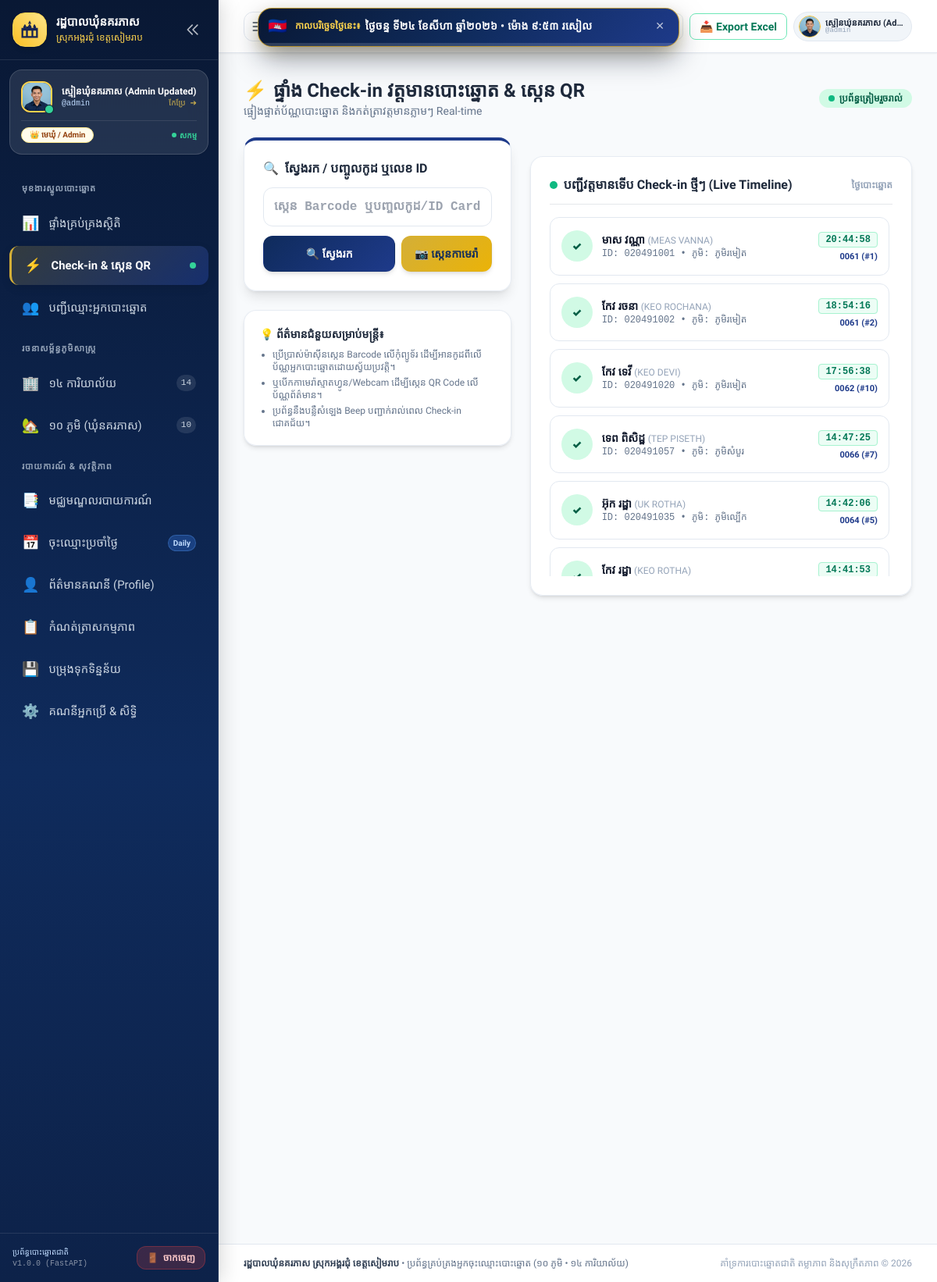
The page /checkin (signed in) on the database as committed earlier.
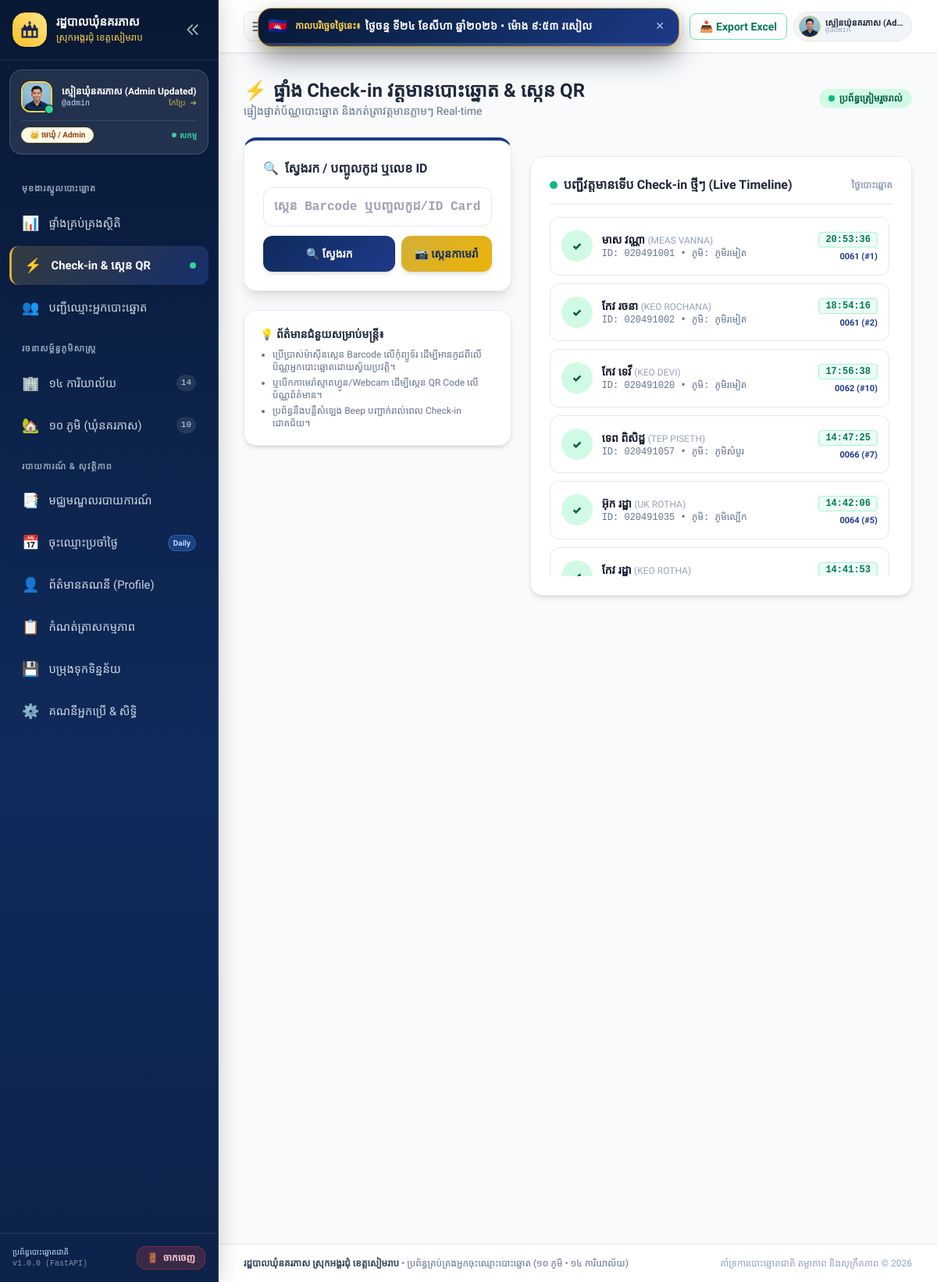
The same page on the database as committed later.
### app/models.py (models this page shows, shortened)
class Voter(Base):
    __tablename__ = "voters"
    id = Column(Integer, primary_key=True, index=True)
    voter_code = Column(String(50), unique=True, index=True, nullable=False) # e.g. NP-0701-0001
    list_no = Column(Integer, nullable=False)                                # 1, 2, 3 in station
    national_id = Column(String(50), unique=True, index=True, nullable=False) # 9 or 10 digit Khmer ID card
    name_kh = Column(String(100), nullable=False)                            # ឈ្មោះខ្មែរ (e.g. ស៊ឹម ចាន់ថន)
    name_en = Column(String(100), nullable=False)                            # ឈ្មោះឡាតាំង (e.g. SIM CHANTHORN)
    gender = Column(String(20), nullable=False)                              # ប្រុស / ស្រី
    dob = Column(String(50), nullable=False)                                 # 1990-04-15 or 1990
    address = Column(String(255), nullable=True)                             # ក្រុមទី...
    village_id = Column(Integer, ForeignKey("villages.id"), nullable=False)
    station_id = Column(Integer, ForeignKey("polling_stations.id"), nullable=False)
    status = Column(String(30), default="active")                            # active, moved, deceased, suspended
    photo_url = Column(String(255), nullable=True)                          # Profile photo path
    has_voted = Column(Boolean, default=False)
    voted_at = Column(DateTime, nullable=True)
    voted_by_user_id = Column(Integer, ForeignKey("users.id"), nullable=True)
    notes = Column(Text, nullable=True)
    created_at = Column(DateTime, default=datetime.datetime.utcnow)
    updated_at = Column(DateTime, default=datetime.datetime.utcnow, onupdate=datetime.datetime.utcnow)
    village = relationship("Village", back_populates="voters")
    station = relationship("PollingStation", back_populates="voters")
    voted_by_user = relationship("User", foreign_keys=[voted_by_user_id])

class Village(Base):
    __tablename__ = "villages"
    id = Column(Integer, primary_key=True, index=True)
    code = Column(String(20), unique=True, index=True, nullable=False) # e.g. V01 to V10
    name_kh = Column(String(100), nullable=False)                     # e.g. ភូមិរមៀត
    name_en = Column(String(100), nullable=False)                     # e.g. Romiet Village
    chief_name = Column(String(100), nullable=True)                  # e.g. លោក ឈុន វុទ្ធី
    chief_phone = Column(String(50), nullable=True)                  # e.g. 012 345 678
    total_households = Column(Integer, default=0)
    created_at = Column(DateTime, default=datetime.datetime.utcnow)
    stations = relationship("PollingStation", back_populates="village")
    voters = relationship("Voter", back_populates="village")
    users = relationship("User", back_populates="village")

class PollingStation(Base):
    __tablename__ = "polling_stations"
    id = Column(Integer, primary_key=True, index=True)
    code = Column(String(20), unique=True, index=True, nullable=False) # e.g. 0701 to 0714
    name = Column(String(150), nullable=False)                         # e.g. ការិយាល័យលេខ ០៧០១
    location = Column(String(200), nullable=False)                     # e.g. សាលាបឋមសិក្សារមៀត (បន្ទប់ទី១)
    capacity = Column(Integer, default=600)                            # Maximum capacity
    village_id = Column(Integer, ForeignKey("villages.id"), nullable=True)
    officer_name = Column(String(100), nullable=True)                  # Head of polling station
    officer_phone = Column(String(50), nullable=True)
    created_at = Column(DateTime, default=datetime.datetime.utcnow)
    village = relationship("Village", back_populates="stations")
    voters = relationship("Voter", back_populates="station")
    users = relationship("User", back_populates="station")

### app/routes/checkin_routes.py (the view)
@router.get("/checkin", response_class=HTMLResponse)
def checkin_kiosk(request: Request, db: Session = Depends(get_db)):
    current_user = get_current_user_optional(request, db)
    if not current_user:
        return RedirectResponse(url="/login", status_code=302)
    stations = db.query(PollingStation).order_by(PollingStation.code).all()
    villages = db.query(Village).order_by(Village.code).all()
    recent_query = db.query(Voter).filter(Voter.has_voted == True).order_by(Voter.voted_at.desc())
    if current_user.role == "officer" and current_user.station_id:
        recent_query = recent_query.filter(Voter.station_id == current_user.station_id)
    elif current_user.role == "village_chief" and current_user.village_id:
        recent_query = recent_query.filter(Voter.village_id == current_user.village_id)
    recent_checkins = recent_query.limit(15).all()
    return templates.TemplateResponse(request=request, name="checkin/index.html", context={
        "current_user": current_user,
        "stations": stations,
        "villages": villages,
        "recent_checkins": recent_checkins
    })

### app/templates/checkin/index.html (shortened to what the changed rows need)
{% extends "base.html" %}
{% block content %}
<div class="space-y-6">
    <div class="flex flex-col sm:flex-row sm:items-center justify-between gap-4">
        <div>
            <h2 class="text-2xl font-bold text-slate-800 font-kh-bold flex items-center gap-2">
                <span>⚡</span> ផ្ទាំង Check-in វត្តមានបោះឆ្នោត & ស្កេន QR
            </h2>
        </div>
    </div>
    <div class="grid grid-cols-1 lg:grid-cols-12 gap-6">
        <div class="lg:col-span-7 space-y-6">
            <div class="glass-card p-6">
                <div class="space-y-2.5 max-h-[460px] overflow-y-auto pr-1">
                    {% if recent_checkins %}
                        {% for r in recent_checkins %}
                        <div class="p-3.5 bg-white rounded-xl border border-slate-200 flex items-center justify-between hover:shadow-sm transition">
                            <div class="flex items-center gap-3">
                                <div class="w-10 h-10 rounded-full bg-emerald-100 text-emerald-800 font-black flex items-center justify-center text-sm">
                                    ✓
                                </div>
                                <div>
                                    <div class="font-bold text-slate-900 text-sm">{{ r.name_kh }} <span class="text-xs font-normal text-slate-400">({{ r.name_en }})</span></div>
                                    <div class="text-xs text-slate-500 font-mono">
                                        ID: {{ r.national_id }} • ភូមិ: {{ r.village.name_kh if r.village else '' }}
                                    </div>
                                </div>
                            </div>
                            <div class="text-right">
                                <span class="font-mono text-xs font-bold text-emerald-700 bg-emerald-50 px-2 py-0.5 rounded border border-emerald-200">
                                    {{ r.voted_at.strftime('%H:%M:%S') if r.voted_at else '' }}
                                </span>
                                <div class="text-[11px] text-blue-900 font-bold mt-1">
                                    {{ r.station.code if r.station else '' }} (#{{ r.list_no }})
                                </div>
                            </div>
                        </div>
                        {% endfor %}
                    {% else %}
                        <div class="text-center py-12 text-slate-400 text-sm">
                            មិនទាន់មានវត្តមានបោះឆ្នោតនៅឡើយទេ
                        </div>
                    {% endif %}
                </div>
            </div>
        </div>
    </div>
</div>
{% endblock %}

Rows that differ between the two databases and show on the page:
changed Voter "មាស វណ្ណា": voted_at "20:44:58" → "20:53:36"
